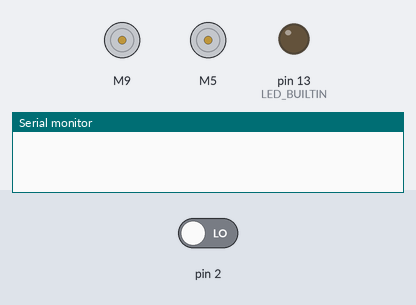
Simulated run of this sketch. Board: Arduino Uno, built with avr-gcc and run on an emulated ATmega328P. On the bench: 2 × DC motor (green arrow = forward, orange = backward, longer = faster), output pins drawn as LEDs (lit = HIGH), the last lines printed to the serial monitor. Inputs (shaded band) come from the test bench; at power-on: pin 2 LOW.

Above: at 1.2 s.
1.3 s: pin 2 driven HIGH
At 2.3 s:
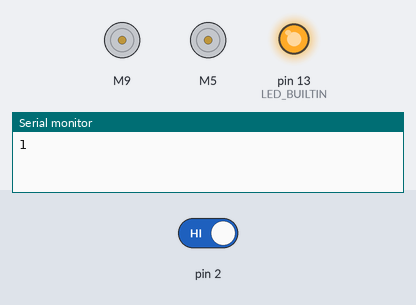
2.8 s: pin 2 driven LOW
At 10.15 s:
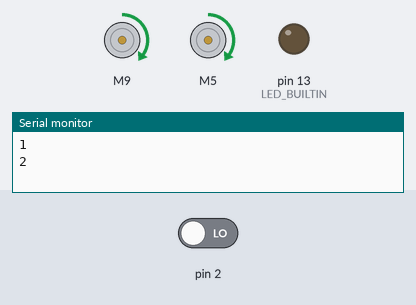
Timing chart, 0 to 10.3 s (numbered marks = the images above; inputs shaded):
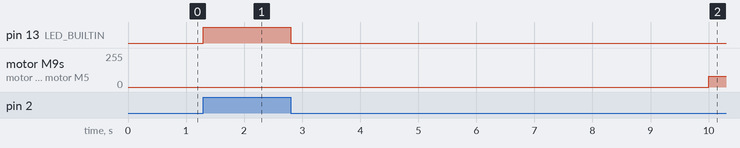

The sketch:

demo.ino
```cpp
#include "HCMIUIOT_CAR.h"

Car car;

static volatile int nPulse = 0;

void change() {
  digitalWrite(LED_BUILTIN, digitalRead(2));
  nPulse++;
  Serial.println(nPulse);
}

void setup() {
  pinMode(LED_BUILTIN, OUTPUT);
  pinMode(2, INPUT);
  //  attachInterrupt(0, rising, RISING);
  //  attachInterrupt(0, falling, FALLING);
  attachInterrupt(0, change, CHANGE);
  Serial.begin(9600);
  //
  car.stop();
}

void loop() {
//  while (!Serial.available());
  delay(10000);
//  Serial.read();
  //  pinMode(12, INPUT);
  nPulse = 0;
  int expectedPulse = 70;

//  car.setSpeed(Serial.parseInt());
  car.setSpeed(5);
  car.forward(0);


  while (nPulse < expectedPulse);

  //  for (long long int i = 0; i < 1000; i++) {
  //   Serial.println(digitalRead(12));
  ////    delay(100);
  //  }
  //delay(3000);
  car.stop();
}
```

HCMIUIOT_CAR.cpp
```cpp
/*
  hcmiuiot_car.cpp - Library to manage the movements of a DC motor with the L298N module
  Author: HCMIU Internet of Things Club
  Web: https://www.facebook.com/hcmiuiot/
*/
#include "Arduino.h"
#include "HCMIUIOT_CAR.h"
#include "L298N.h"

#define DEBUG 0

// Car::Car(
//     uint8_t pinEnable_A,
//     uint8_t pinIN1_A,
//     uint8_t pinIN2_A,
//     uint8_t pinEnable_B,
//     uint8_t pinIN1_B,
//     uint8_t pinIN2_B,
//     float wheelRadius,
//     float halfWheelsDistance,
//     uint8_t numberOfEncoderPulses) : _motorA(pinEnable_A,
//                                              pinIN1_A,
//                                              pinIN2_A),
//                                      _motorB(pinEnable_B,
//                                              pinIN1_B,
//                                              pinIN2_B)
// {
// }
// Car::Car(
//     uint8_t pinIN1_A,
//     uint8_t pinIN2_A,
//     uint8_t pinIN1_B,
//     uint8_t pinIN2_B,
//     float wheelRadius,
//     float halfWheelsDistance,
//     uint8_t numberOfEncoderPulses) : _motorA(pinIN1_A,
//                                              pinIN2_A),
//                                      _motorB(pinIN1_B,
//                                              pinIN2_B)
// {
//     //
// }

Car::Car() : _motorA(DF_PIN_ENABLE_A,
                     DF_PIN_IN1_A,
                     DF_PIN_IN2_A),
             _motorB(DF_PIN_ENABLE_B,
                     DF_PIN_IN1_B,
                     DF_PIN_IN2_B)
{
    _distancePerPulse  = 6.283185 * _wheelRadius / _numberOfPulse;
}

void Car::setSpeed(uint8_t speed)
{
    _speed = map(speed, 0, 100, 70, 255);
    _motorA.setSpeed(_speed);
    _motorB.setSpeed(_speed);
}

void Car::forward(float distance_in_cm)
{
    // float
    _motorA.forward();
    _motorB.forward();

}

void Car::turnLeft(float angle_in_deg){};
void Car::turnRight(float angle_in_deg){};

void Car::turnArcLeft(/* some params here */){};
void Car::turnArcRight(/* some params here */){};

void Car::stop()
{
    _motorA.stop();
    _motorB.stop();
}
```

HCMIUIOT_CAR.h
```cpp
#ifndef HCMIUIOT_CAR_h
#define HCMIUIOT_CAR_h

#include "Arduino.h"
#include "L298N.h"

#define DF_WHEEL_RADIUS 3.25 // cm
#define DF_N_PULSE 20
#define DF_HALF_WHEELS_DISTANCE 6.6 // cm

#define DF_PIN_ENABLE_A 10
#define DF_PIN_IN1_A 9
#define DF_PIN_IN2_A 8

#define DF_PIN_ENABLE_B 3
#define DF_PIN_IN1_B 5
#define DF_PIN_IN2_B 4

#define DF_SPEED 100
#define DF_DISTANCE_PER_PULSE 1.021

class Car
{
public:
    // Car(
    //     uint8_t pinEnable_A = DF_PIN_ENABLE_A,
    //     uint8_t pinIN1_A = DF_PIN_IN1_A,
    //     uint8_t pinIN2_A = DF_PIN_IN2_A,
    //     uint8_t pinEnable_B = DF_PIN_ENABLE_B,
    //     uint8_t pinIN1_B = DF_PIN_IN1_B,
    //     uint8_t pinIN2_B = DF_PIN_IN2_B,
    //     float wheelRadius = DF_WHEEL_RADIUS,
    //     float halfWheelsDistance = DF_HALF_WHEELS_DISTANCE,
    //     uint8_t numberOfEncoderPulses = DF_N_PULSE);
    // Car(
    //     uint8_t pinIN1_A = DF_PIN_IN1_A,
    //     uint8_t pinIN2_A = DF_PIN_IN2_A,
    //     uint8_t pinIN1_B = DF_PIN_IN1_B,
    //     uint8_t pinIN2_B = DF_PIN_IN2_B,
    //     float wheelRadius = DF_WHEEL_RADIUS,
    //     float halfWheelsDistance = DF_HALF_WHEELS_DISTANCE,
    //     uint8_t numberOfEncoderPulses = DF_N_PULSE);

    Car();

    void setSpeed(uint8_t speed);

    void forward(float distance_in_cm);
    void backward(float distance_in_cm);

    void turnLeft(float angle_in_deg);
    void turnRight(float angle_in_deg);

    void turnArcLeft(/* some params here */);
    void turnArcRight(/* some params here */);

    void stop();

private:
    L298N _motorA;
    L298N _motorB;
    uint8_t _speed = DF_SPEED;
    float _wheelRadius = DF_WHEEL_RADIUS;
    float _halfWheelsDistance = DF_HALF_WHEELS_DISTANCE;
    uint8_t _numberOfPulse = DF_N_PULSE;
    float _distancePerPulse = DF_DISTANCE_PER_PULSE;
};

#endif
```

Measured:
- after the input at 1.3 s, pin 13 (LED_BUILTIN): LOW → HIGH at once
- after the input at 2.8 s, pin 13 (LED_BUILTIN): HIGH → LOW at once
